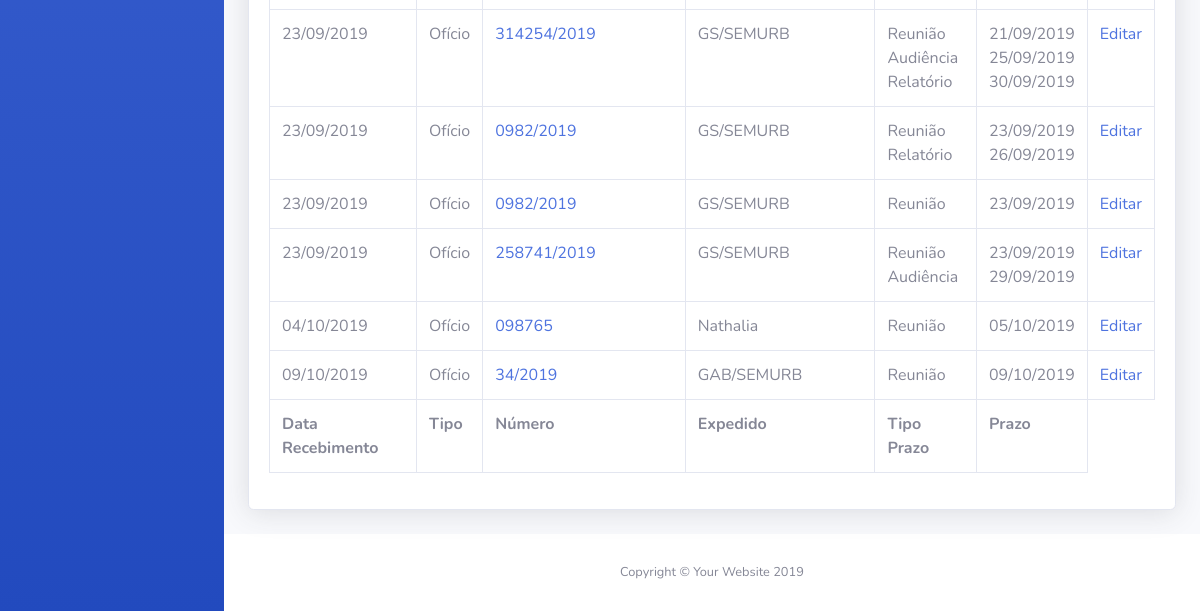
The app's page /listardocumentos (signed in, lower part), older data.
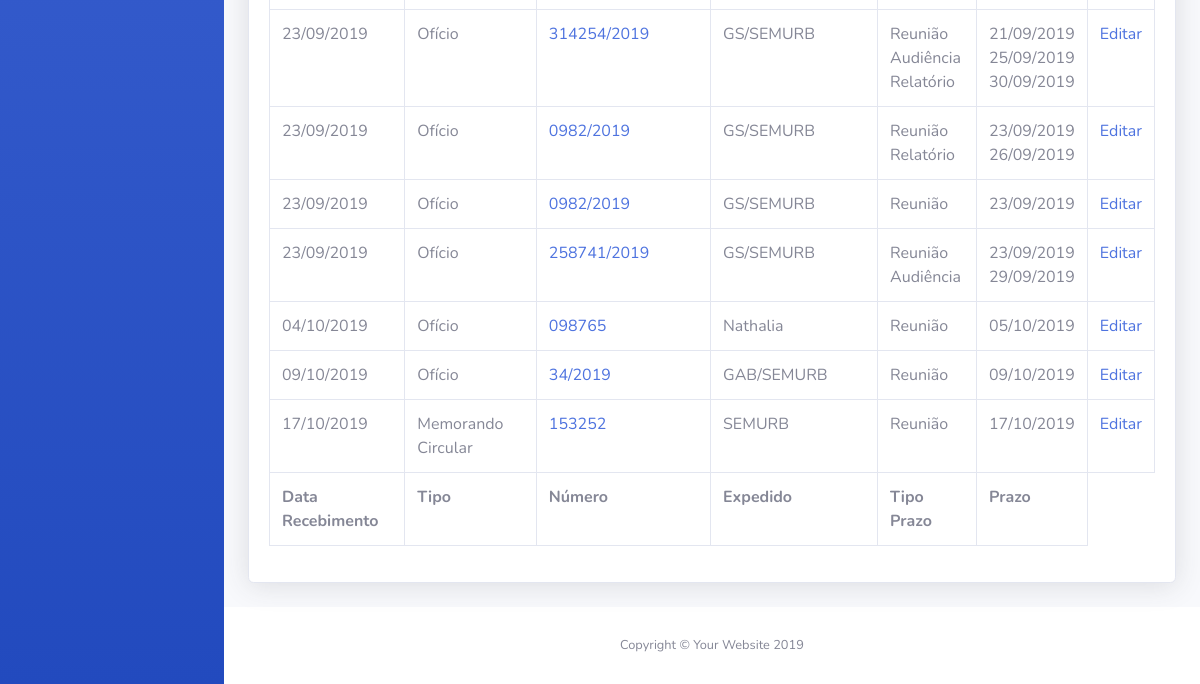
The same page, newer data.
### inout/models.py (models this page shows, shortened)
class Documento(models.Model):
	usuario = models.ForeignKey(User, on_delete = models.PROTECT)
	processo = models.ForeignKey(Processo, on_delete = models.SET_NULL, null = True)
	data_de_recebimento = models.DateTimeField('Data de Entrada')
	tipos_choices = [
		(1, 'Carta'),
		(2, 'Convite'),
		(3, 'Documento'),
		(4, 'Email'),
		(5, 'Mandado de Intimação'),
		(6, 'Memorando'),
		(7, 'Memorando Circular'),
		(8, 'Movimentação da Solicitação'),
		(9, 'Notificação'),
		(10, 'Ofício'),
		(11, 'Ofício Circular'),
		(12, 'Requerimento'),
		(13, 'Outro'),
	]
	tipo = models.IntegerField(choices = tipos_choices, default = 10)
	numero = models.CharField(max_length = 30)
	emissor = models.CharField(max_length = 150)
	assunto = models.CharField(max_length = 1000)
	despacho = models.CharField(max_length = 200)
	entrega_pessoal = models.BooleanField(default = False)
	def tipo_do_documento(self):
		return self.tipos_choices[self.tipo][1]

class Prazo(models.Model):
	documento = models.ForeignKey(Documento, on_delete = models.CASCADE)
	tipos_choices = [
		(1, 'Audiência'),
		(2, 'Audiência Pública'),
		(3, 'Evento'),
		(4, 'Resposta'),
		(5, 'Reunião'),
		(6, 'Outro'),
	]
	tipo = models.IntegerField(choices = tipos_choices, default = 4)
	vencimento = models.DateTimeField('Prazo')
	encerrado = models.BooleanField(default = False)
	dilacao = models.BooleanField(default = False)
	quantidade_de_dilacoes = models.IntegerField(default = 0)

### inout/views.py (the view)
# urls.py: path('listardocumentos', views.listardocumentos, name = 'listardocumentos'),
@login_required
def listardocumentos(request):
	lista_de_documentos = Documento.objects.order_by('data_de_recebimento')
	contexto = {
		'titulo': "Todos os documentos",
		'lista_de_documentos': lista_de_documentos,
	}
	return render(request, 'inout/listardocumentos.html', contexto)

### templates/inout/listardocumentos.html (shortened to what this page needs)
{% load staticfiles %}
{% include "header.html" %}
        <div class="container-fluid">
          <div class="card shadow mb-4">
            <div class="card-body">
              <div class="table-responsive">
                <table class="table table-bordered" id="dataTable" width="100%" cellspacing="0">
                  <tfoot>
                    <tr>
                      <th>Data Recebimento</th>
                      <th>Tipo</th>
                      <th>Número</th>
                      <th>Expedido</th>
                      <th>Tipo Prazo</th>
                      <th>Prazo</th>
                    </tr>
                  </tfoot>
                  <tbody>
                    {% for documento in lista_de_documentos %}
                      <tr>
                        <td>{{ documento.data_de_recebimento|date:'d/m/Y' }}</td>
                        <td>{{ documento.tipo_do_documento }}</a></td>
                        <td><a href="{% url 'inout:detalhesdocumento' documento.id %}">{{ documento.numero }}</a></td>
                        <td>{{ documento.emissor }}</td>
                        <td>{% for prazo in documento.prazo_set.all %}
                            {{ prazo.tipo }}
                          <br/>
                        {% endfor %}</td>
                        <td>{% for prazo in documento.prazo_set.all %}
                          {{ prazo.vencimento|date:'d/m/Y' }}
                          <br/>
                        {% endfor %}</td>
                        <td><a href="{% url 'inout:editar_documento' documento.id %}">Editar</a></td>
                      </tr>
                    {% endfor %}
                  </tbody>
                </table>
              </div>
            </div>
          </div>
        </div>
      </div>
{% include "footer.html" %}

### templates/header.html (shortened to what this page needs)
{% load staticfiles %}
<!DOCTYPE html>
<html lang="pt-br">
<head>
  <link href="{% static 'vendor/fontawesome-free/css/all.min.css' %}" rel="stylesheet" type="text/css">
  <link href="{% static 'css/sb-admin-2.min.css' %}" rel="stylesheet">
  <link href="{% static 'css/principal.css' %}" rel="stylesheet" type="text/css">
</head>
<body id="page-top">
  <div id="wrapper">
    <ul class="navbar-nav bg-gradient-primary sidebar sidebar-dark accordion" id="accordionSidebar">
      <br/>
    </ul>
    <div id="content-wrapper" class="d-flex flex-column">
      <div id="content">

### templates/footer.html (shortened to what this page needs)
{% load staticfiles %}
      <footer class="sticky-footer bg-white">
        <div class="container my-auto">
          <div class="copyright text-center my-auto">
            <span>Copyright &copy; Your Website 2019</span>
          </div>
        </div>
      </footer>
    </div>
  </div>
</body>
</html>

Row changes from the older to the newer data that the page shows:
added Documento: data_de_recebimento "17/10/2019", tipo_do_documento "Memorando Circular", numero "153252", emissor "SEMURB"
added Prazo: tipo "Reunião", vencimento "17/10/2019"
